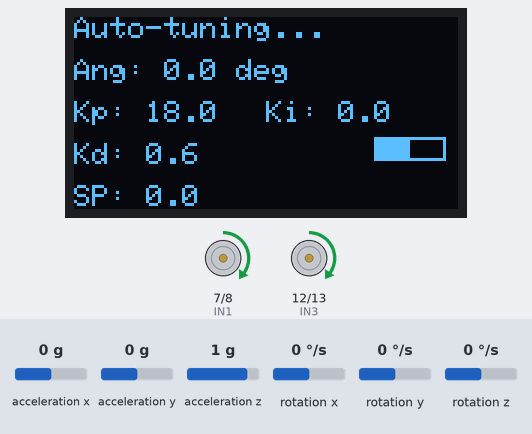
This sketch was run on a simulated Arduino Uno, built with avr-gcc and run on an emulated ATmega328P. Shown: 128×64 one-colour display, motor-driver pin pairs drawn as motors (green arrow = first pin HIGH = forward, orange = second pin HIGH = backward, longer = more drive, scaled by the enable pin). Wiring (inferred from the names in the program): MPU-6050 motion sensor at I2C address 0x68. The inputs (shaded band) are chosen by the test bench; at power-on: acceleration x 0 g, rotation y 0 °/s, acceleration y 0 g, acceleration z 1 g, rotation x 0 °/s, rotation z 0 °/s.

Above: at 4.1 s.
4.2 s: acceleration x set to -0.8 g
At 4.39 s:
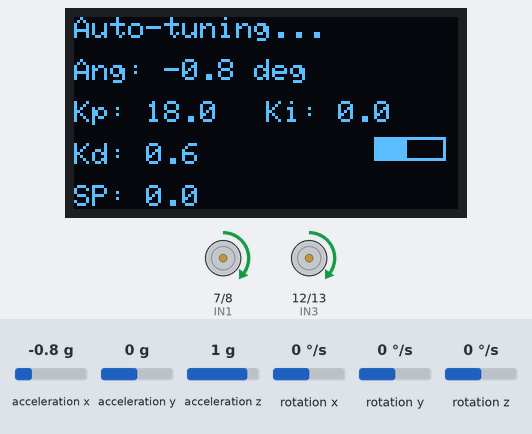
5.7 s: acceleration x set to -1.1 g
At 6.0 s:
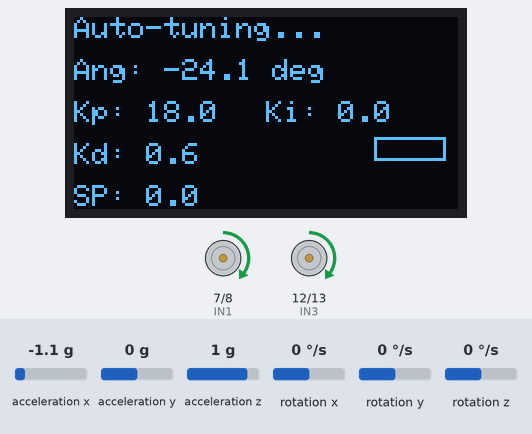
8.5 s: rotation y set to 14 °/s
At 9.64 s:
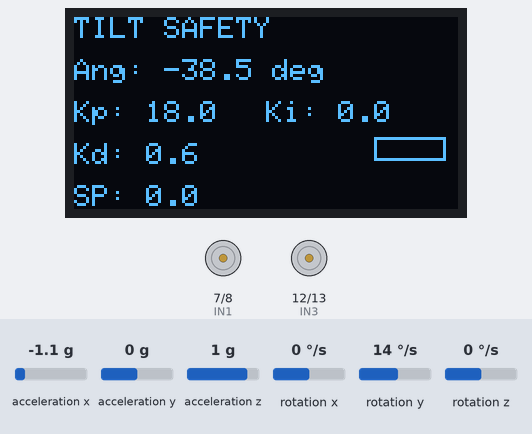
10.1 s: rotation y set to 17 °/s
At 11.29 s:
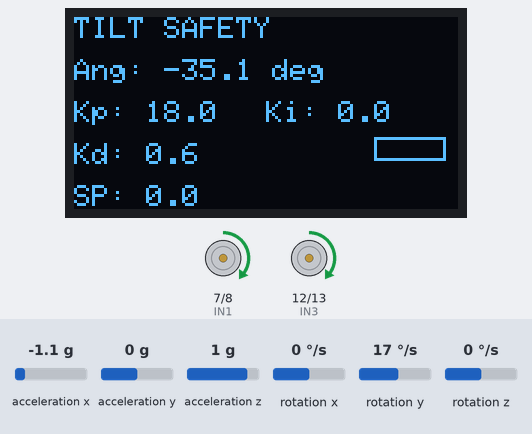
12.8 s: acceleration x set to -0.3 g
At 13.3 s:
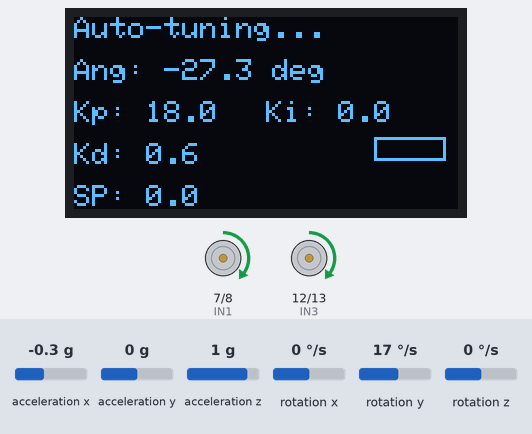
14.6 s: acceleration x set to 0 g
At 16.19 s:
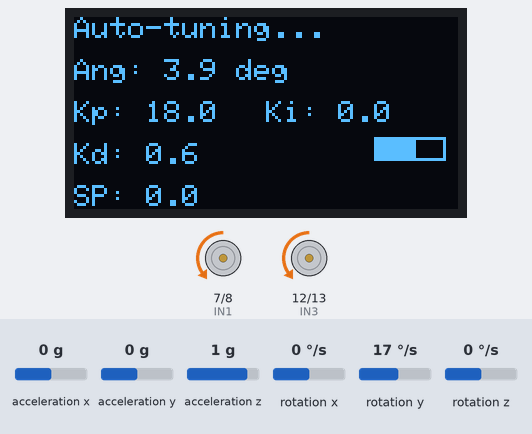
Timing chart, 0 to 17.7 s (numbered marks = the images above; inputs shaded):
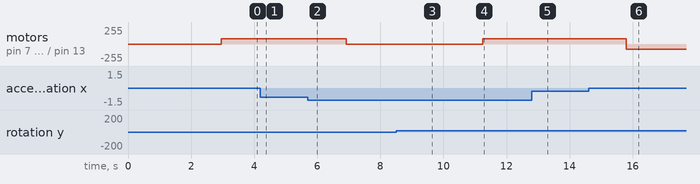

The sketch:

self-blancing.ino
```cpp
/*  ---------------------------------------------------------
    SELF-BALANCING ROBOT (UNO + MPU6050 + L298N + 1.3" SH1106 I2C)
    - SH1106 OLED status (I2C)
    - Complementary filter for pitch angle (gyro+accel)
    - Relay auto-tune (Åström–Hägglund) → ZN PID gains
    - EEPROM store/recall of tuned gains
    - L298N dual-motor driver
    - Fixed setpoint (SP_DEG) measured separately
    --------------------------------------------------------- */

#include <Wire.h>
#include <EEPROM.h>
#include <Adafruit_GFX.h>
#include <Adafruit_SH110X.h>
#include <math.h>

// ---------------- OLED (SH1106 128x64 I2C) ----------------
#define OLED_ADDR 0x3C
Adafruit_SH1106G display(128, 64, &Wire, -1);

// ---------------- L298N Pins ----------------
const int ENA = 5;     // PWM
const int IN1 = 7;
const int IN2 = 8;
const int ENB = 6;     // PWM
const int IN3 = 12;
const int IN4 = 13;

// ---------------- Fixed setpoint ------------
const float SP_DEG = 0.0f;  // <<< REPLACE with your measured upright angle (deg)

// ---------------- MPU6050 -------------------
const uint8_t MPU_ADDR = 0x68;   // AD0 low
const float GYRO_SENS = 131.0f;  // LSB/(°/s) @ ±250 dps
const float ACC_SENS  = 16384.0f;// LSB/g @ ±2g

float gyroX_off=0, gyroY_off=0, gyroZ_off=0;
float accX_off=0,  accY_off=0,  accZ_off=0;

// ------------- Complementary Filter ---------
float pitch_deg = 0.0f;
float alpha = 0.98f;             // gyro weight
unsigned long lastMicros = 0;
float loop_dt = 0.005f;          // seconds, updated each loop

// ---------------- PID -----------------------
volatile float setpoint = SP_DEG;     // fixed upright
float Kp = 18.0f, Ki = 0.0f, Kd = 0.6f; // defaults if no EEPROM
float i_term = 0.0f, prev_err = 0.0f;
float out_min = -255, out_max = 255;

// ------------- Auto-tune (relay) ------------
enum Mode { MODE_AUTOTUNE, MODE_RUN } mode = MODE_AUTOTUNE;
const float relay_h = 80.0f;          // PWM magnitude for relay drive (tweak 60–120)
const float tune_window = 2.0f;       // deg hysteresis around setpoint
const unsigned long settle_ms = 3000; // let oscillation stabilize
float max_angle = -1e9, min_angle = 1e9;
unsigned long last_cross_ms = 0;
unsigned long period_ms = 0;
int cross_count = 0;
bool settled = false;

// --------------- EEPROM ---------------------
struct Gains { float Kp, Ki, Kd; uint32_t magic; };
const uint32_t MAGIC = 0xBABA00F1;
const int EE_ADDR = 0;

// --------------- Utils ----------------------
float constrainf(float x, float a, float b){ return x<a? a : (x>b? b : x); }

// --------------- I2C helpers ----------------
void mpuWrite(uint8_t reg, uint8_t val){
  Wire.beginTransmission(MPU_ADDR); Wire.write(reg); Wire.write(val); Wire.endTransmission();
}
void mpuRead(uint8_t reg, uint8_t* buf, uint8_t len){
  Wire.beginTransmission(MPU_ADDR); Wire.write(reg); Wire.endTransmission(false);
  Wire.requestFrom(MPU_ADDR, len, true);
  for(uint8_t i=0;i<len && Wire.available();++i) buf[i]=Wire.read();
}

// --------------- MPU init -------------------
void mpuInit(){
  mpuWrite(0x6B, 0x00);   // PWR_MGMT_1: wake
  mpuWrite(0x1B, 0x00);   // GYRO_CONFIG: ±250 dps
  mpuWrite(0x1C, 0x00);   // ACCEL_CONFIG: ±2g
  delay(100);
}

// Keep robot still during this (~1s)
void mpuCalibrate(){
  const int N=1000;
  long gx=0, gy=0, gz=0, ax=0, ay=0, az=0;
  uint8_t raw[14];
  for(int i=0;i<N;i++){
    mpuRead(0x3B, raw, 14);
    int16_t axr = (raw[0]<<8)|raw[1];
    int16_t ayr = (raw[2]<<8)|raw[3];
    int16_t azr = (raw[4]<<8)|raw[5];
    int16_t gxr = (raw[8]<<8)|raw[9];
    int16_t gyr = (raw[10]<<8)|raw[11];
    int16_t gzr = (raw[12]<<8)|raw[13];
    ax += axr; ay += ayr; az += azr;
    gx += gxr; gy += gyr; gz += gzr;
    delay(1);
  }
  accX_off = (float)ax/N;
  accY_off = (float)ay/N;
  accZ_off = (float)az/N - ACC_SENS; // ~+1g on Z
  gyroX_off= (float)gx/N;
  gyroY_off= (float)gy/N;
  gyroZ_off= (float)gz/N;
}

// --------------- Sensor + angle -------------
void updateAngle(){
  uint8_t raw[14];
  mpuRead(0x3B, raw, 14);
  int16_t axr = (raw[0]<<8)|raw[1];
  int16_t ayr = (raw[2]<<8)|raw[3];
  int16_t azr = (raw[4]<<8)|raw[5];
  int16_t gyr = (raw[10]<<8)|raw[11];

  float axg = (axr - accX_off)/ACC_SENS;
  float ayg = (ayr - accY_off)/ACC_SENS;
  float azg = (azr - accZ_off)/ACC_SENS;

  // Pitch from accel (degrees). Assume X forward, Y left, Z up
  float accPitch = atan2f(axg, sqrtf(ayg*ayg + azg*azg)) * 180.0f/PI;
  float gyroY_dps = (gyr - gyroY_off)/GYRO_SENS;

  unsigned long now = micros();
  float dt = (lastMicros==0) ? 0.005f : (now - lastMicros)*1e-6f;
  if (dt < 0.0005f) dt = 0.0005f; // clamp to tame spikes
  if (dt > 0.02f)   dt = 0.02f;
  lastMicros = now;
  loop_dt = dt;

  // Complementary filter
  pitch_deg = alpha*(pitch_deg + gyroY_dps*dt) + (1.0f - alpha)*accPitch;
}

// --------------- Motors (L298N) -------------
void setMotorPWM(float u){
  // u in [-255, 255]
  int pwm = (int)fabs(u);
  pwm = constrain(pwm, 0, 255);

  if (u >= 0){
    // forward
    digitalWrite(IN1, HIGH); digitalWrite(IN2, LOW);
    digitalWrite(IN3, HIGH); digitalWrite(IN4, LOW);
  } else {
    // backward
    digitalWrite(IN1, LOW); digitalWrite(IN2, HIGH);
    digitalWrite(IN3, LOW); digitalWrite(IN4, HIGH);
  }

  // Overcome friction deadband
  if (pwm > 0 && pwm < 30) pwm = 30;

  analogWrite(ENA, pwm);
  analogWrite(ENB, pwm);
}

// ---------------- PID (time-based) ----------
float pidCompute(float angle){
  // continuous-time ZN gains
  static float d_filt = 0.0f;       // filtered derivative
  const float tau_d = 0.02f;         // derivative low-pass (~20 ms)
  const float dt = loop_dt;

  float err = setpoint - angle;

  // integral with anti-windup
  i_term += Ki * err * dt;
  i_term = constrainf(i_term, -300.0f, 300.0f);

  // derivative
  float derr = (err - prev_err) / (dt > 1e-6f ? dt : 1e-6f);
  float alpha_d = tau_d / (tau_d + dt);
  d_filt = alpha_d * d_filt + (1.0f - alpha_d) * derr;

  float u = Kp * err + i_term + Kd * d_filt;
  prev_err = err;
  return constrainf(u, out_min, out_max);
}

// ----- Auto-tune helpers & step function ----
void resetAutotuneState(){
  max_angle = -1e9; min_angle = 1e9;
  last_cross_ms = 0;
  period_ms = 0;
  cross_count = 0;
  settled = false;
}

bool autotuneStep(){
  float err = setpoint - pitch_deg;

  // Relay with hysteresis to avoid chatter
  static int state = 0; // -1 or +1
  if (state == 0) state = (err >= 0) ? +1 : -1;
  if (state == +1 && err < -tune_window) state = -1;
  if (state == -1 && err > +tune_window) state = +1;

  float u = (state >= 0) ? +relay_h : -relay_h;
  setMotorPWM(u);

  // Allow settling
  static unsigned long start_ms = millis();
  if (!settled && (millis() - start_ms) > settle_ms){
    settled = true;
    last_cross_ms = millis();
  }
  if (!settled) return false;

  // Track peaks within half-cycles
  if (pitch_deg > max_angle) max_angle = pitch_deg;
  if (pitch_deg < min_angle) min_angle = pitch_deg;

  // Detect state change = half-period
  static int last_state = state;
  if (state != last_state){
    unsigned long now = millis();
    unsigned long half_period = now - last_cross_ms;
    last_cross_ms = now;
    last_state = state;
    cross_count++;

    if (cross_count >= 4){ // enough samples
      period_ms = 2 * half_period; // ~full Pu
      float a = 0.5f * (max_angle - min_angle);
      if (a < 0.5f) a = 0.5f; // avoid tiny amplitude

      float Ku = (4.0f * relay_h) / (PI * a);
      float Pu = period_ms / 1000.0f;

      // Ziegler–Nichols PID (classic)
      float newKp = 0.6f * Ku;
      float newKi = 2.0f * newKp / Pu;
      float newKd = newKp * Pu / 8.0f;

      if (isfinite(newKp) && isfinite(newKi) && isfinite(newKd) &&
          newKp>0 && newKi>=0 && newKd>=0 && Pu>0.05f && Pu<5.0f){
        Kp = constrainf(newKp, 1.0f, 120.0f);
        Ki = constrainf(newKi, 0.0f, 500.0f);
        Kd = constrainf(newKd, 0.0f, 60.0f);
        Gains g{Kp,Ki,Kd,MAGIC};
        EEPROM.put(EE_ADDR, g);
        return true; // tuning done
      } else {
        // retry: reset peaks/counter
        max_angle = -1e9; min_angle = 1e9; cross_count = 0;
      }
    }
    // reset peaks for next half-cycle
    max_angle = -1e9; min_angle = 1e9;
  }
  return false;
}

// ---------------- OLED HUD ------------------
void drawOLED(const char* top){
  display.clearDisplay();
  display.setTextColor(SH110X_WHITE);

  display.setTextSize(1);
  display.setCursor(0,0);
  display.print(top);

  display.setCursor(0,14);
  display.print("Ang: "); display.print(pitch_deg,1); display.print(" deg");

  display.setCursor(0,28);
  display.print("Kp: "); display.print(Kp,1);
  display.setCursor(64,28);
  display.print("Ki: "); display.print(Ki,1);

  display.setCursor(0,42);
  display.print("Kd: "); display.print(Kd,1);

  display.setCursor(0,56);
  display.print("SP: "); display.print(setpoint,1);

  // simple balance bar
  int cx=100, cy=40, w=24, h=8;
  display.drawRect(cx, cy, w, h, SH110X_WHITE);
  float p = constrainf((pitch_deg+15.0f)/30.0f, 0.0f, 1.0f);
  int filled = (int)(p*(w-2));
  display.fillRect(cx+1, cy+1, filled, h-2, SH110X_WHITE);

  display.display();
}

// ---------------- Setup ---------------------
void setup(){
  pinMode(IN1, OUTPUT); pinMode(IN2, OUTPUT);
  pinMode(IN3, OUTPUT); pinMode(IN4, OUTPUT);
  pinMode(ENA, OUTPUT); pinMode(ENB, OUTPUT);
  analogWrite(ENA, 0); analogWrite(ENB, 0);

  Wire.begin();             // UNO: SDA=A4, SCL=A5
  Wire.setClock(100000);    // keep slow & stable
  mpuInit();

  if (!display.begin(OLED_ADDR, true)) { /* if needed, try 0x3D */ }
  display.clearDisplay(); display.display();

  // Load saved gains if present
  Gains g; EEPROM.get(EE_ADDR, g);
  if (g.magic == MAGIC && isfinite(g.Kp) && isfinite(g.Ki) && isfinite(g.Kd)){
    Kp=g.Kp; Ki=g.Ki; Kd=g.Kd; mode = MODE_RUN;
  } else {
    mode = MODE_AUTOTUNE;
  }

  drawOLED("Calibrating...");
  mpuCalibrate();           // keep robot still
  lastMicros = micros();

  Serial.begin(115200);
}

// ---------------- Loop ----------------------
void loop(){
  updateAngle();

  // Tilt safety cutout (prevents thrashing when it falls)
  if (fabs(pitch_deg) > 35.0f) {
    i_term = 0; prev_err = 0;
    setMotorPWM(0);
    drawOLED("TILT SAFETY");
    delay(10);
    return;
  }

  if (mode == MODE_AUTOTUNE){
    bool done = autotuneStep();
    drawOLED("Auto-tuning...");
    if (done){
      setMotorPWM(0);
      delay(500);
      i_term=0; prev_err=0;
      mode = MODE_RUN;
      drawOLED("Tuned & saved");
      delay(400);
    }
  } else { // MODE_RUN
    float u = pidCompute(pitch_deg);
    setMotorPWM(u);
    drawOLED("BALANCING");
  }
}
```

Measured:
- the behaviour switches between 15 and 16 °/s on rotation y (found by bisection; images 3 and 4)
- the behaviour switches between -0.2 and -0.1 g on acceleration x (found by bisection; images 5 and 6)
- after the input at 4.2 s, the display: changes at once (image 1)
- after the input at 5.7 s, motor on pin 7 (IN1) / pin 8 (IN2), motor on pin 12 (IN3) / pin 13 (IN4): forward 80/255 → stopped after 1.2 s instead of 2.7 s
- after the input at 10.1 s, motor on pin 7 (IN1) / pin 8 (IN2), motor on pin 12 (IN3) / pin 13 (IN4): stopped → forward 80/255 after 1.1 s
- after the input at 14.6 s, motor on pin 7 (IN1) / pin 8 (IN2), motor on pin 12 (IN3) / pin 13 (IN4): forward 80/255 → backward 80/255 after 1.2 s
